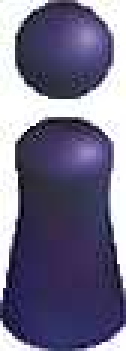
#> input picture test/chesstemplate.jpg, 42 x 117 px, found by its file name (shown 3 times larger)
$ python '2.opencv模板匹配棋子.py'
#> lines starting #> are read from the running program, lines starting #| are printed output that depends on the picture; after the words box and inside, x2 and y2 are one past the last pixel; in counts of white or black regions, pixels touching at a corner belong together
# -*- coding: utf-8 -*-
"""description:xxx"""
__author__ = "kyoRan"

import cv2
import numpy as np

meth = eval("cv2.TM_CCORR_NORMED")
chesstemplate = cv2.imread('.\\chesstemplate.jpg', cv2.IMREAD_GRAYSCALE)
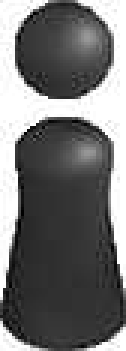
#> chesstemplate: shape (117, 42) (shown 3 times larger); min 0, max 255, mean 114.5
chess_w, chess_h = chesstemplate.shape[::-1]
#> chess_w = 42; chess_h = 117
chess_bottom_x_base_bias = 5
chess_bottom_y_base_bias = 10

def find_chess(img):
    res = cv2.matchTemplate(img, chesstemplate, meth)
    min_val, max_val, min_loc, max_loc = cv2.minMaxLoc(res)
    topx, topy = max_loc  # 最大值左上角的左边
    # 修正为棋子底盘的中心坐标
    chess_x = int(topx + chess_w/2) - chess_bottom_x_base_bias
    chess_y = topy + chess_h - chess_bottom_y_base_bias

    img[chess_x: chess_x+chess_w][chess_y: chess_y+chess_h] = 255

    return img, chess_x, chess_y

# 读取游戏界面
# game_img = cv2.imread(".\\game.jpg", cv2.IMREAD_GRAYSCALE)
game_img = cv2.imread(".\\game.jpg", cv2.IMREAD_GRAYSCALE)
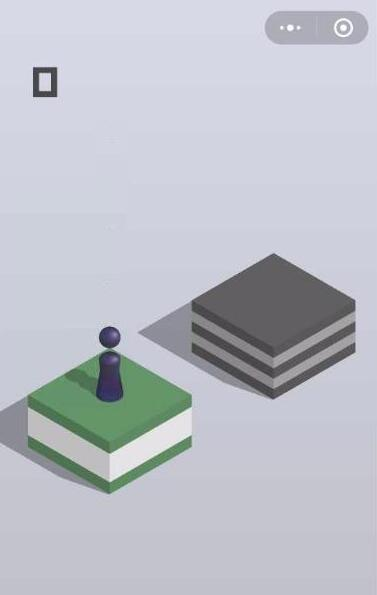
#> input picture test/game.jpg, 377 x 595 px, found by its file name
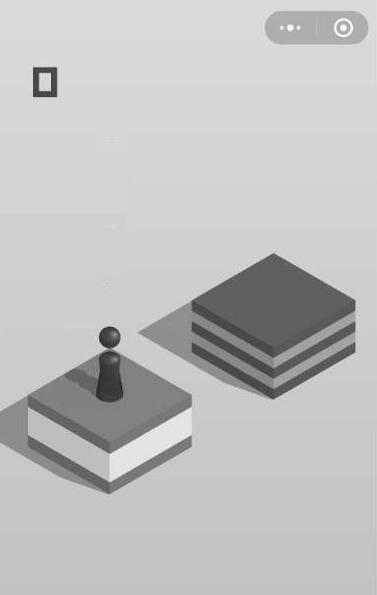
#> game_img: shape (595, 377); min 25, max 255, mean 192.3

# 找到棋子的位置
game_img, chess_x, chess_y = find_chess(game_img)
#> in find_chess, `res = cv2.matchTemplate(img, chesstemplate, meth)`:
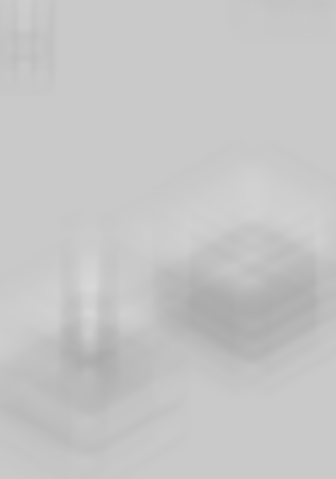
#> res: shape (479, 336) float32; min 0.669, max 0.848, mean 0.776
#> in find_chess, `min_val, max_val, min_loc, max_loc = cv2.minMaxLoc(res)`: min_val = 0.669; max_val = 0.848; min_loc = (230, 324); max_loc = (93, 287)
#> in find_chess, `topx, topy = max_loc`: topx = 93; topy = 287
#> in find_chess, `chess_x = int(topx + chess_w/2) - chess_bottom_x_base_bias`: chess_x = 109
#> in find_chess, `chess_y = topy + chess_h - chess_bottom_y_base_bias`: chess_y = 394
#> chess_x = 109; chess_y = 394
print(chess_x, chess_y)
#| 109 394

# 显示棋子的位置，图中用黑色的圆标出了
cv2.circle(game_img, (chess_x, chess_y), 1, (0, 255, 255), -1)
#> game_img: shape (595, 377); under 0.01% of pixels changed, all inside (x1, y1, x2, y2) = (108, 393, 111, 396)
cv2.line(game_img, (0, chess_y), (1000, chess_y),
         (255, 0, 0), 1)
cv2.line(game_img, (chess_x, 0), (chess_x, 1000),
         (255, 0, 0), 1)
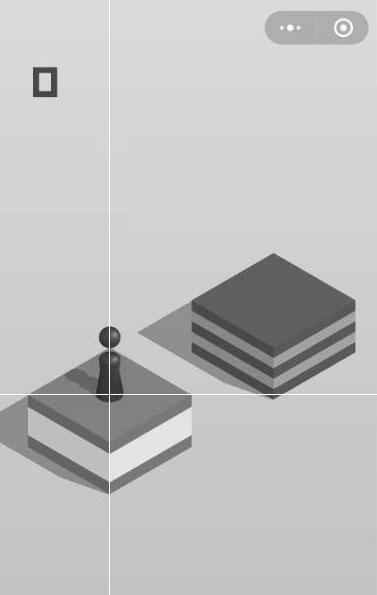
#> game_img: shape (595, 377); min 25, max 255, mean 192.6
cv2.imshow("hello", game_img)
cv2.waitKey(0)
